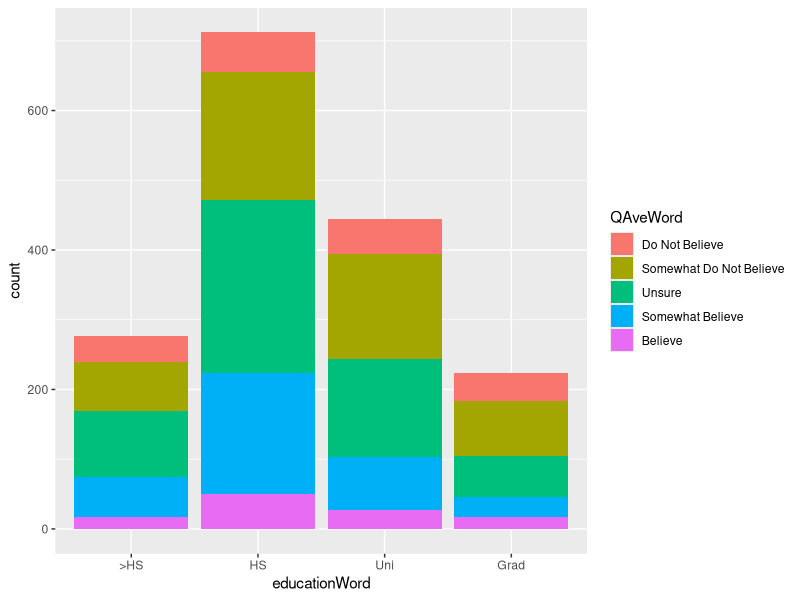
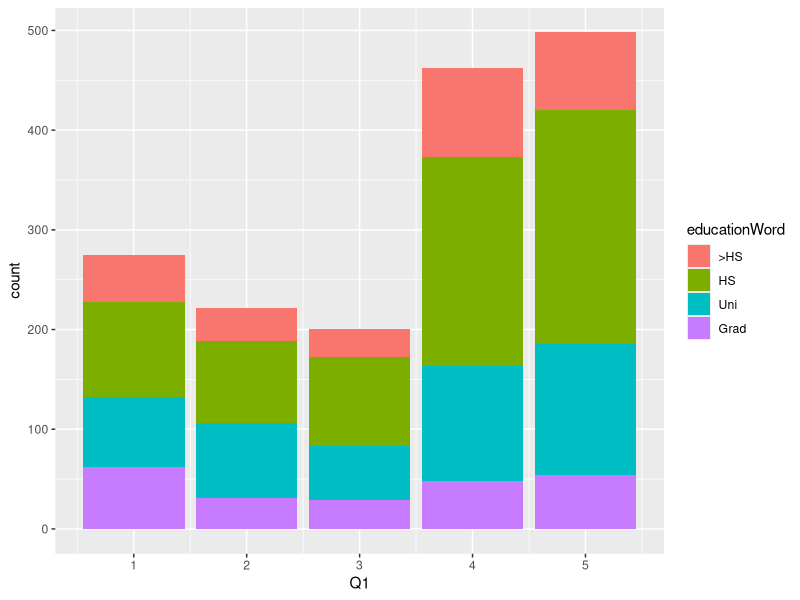
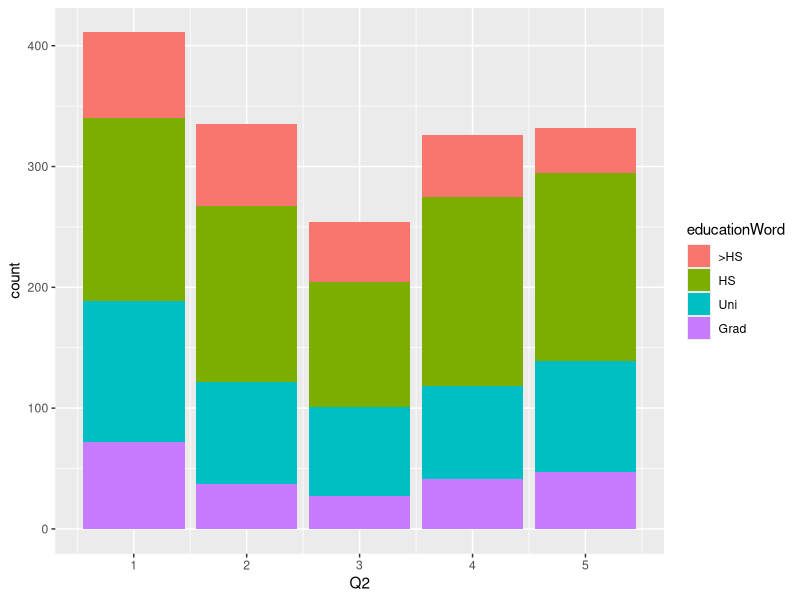
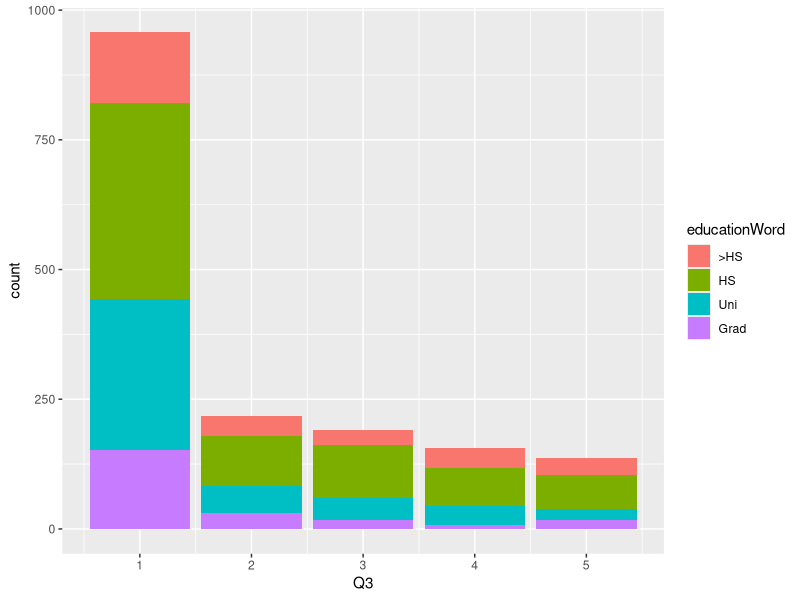
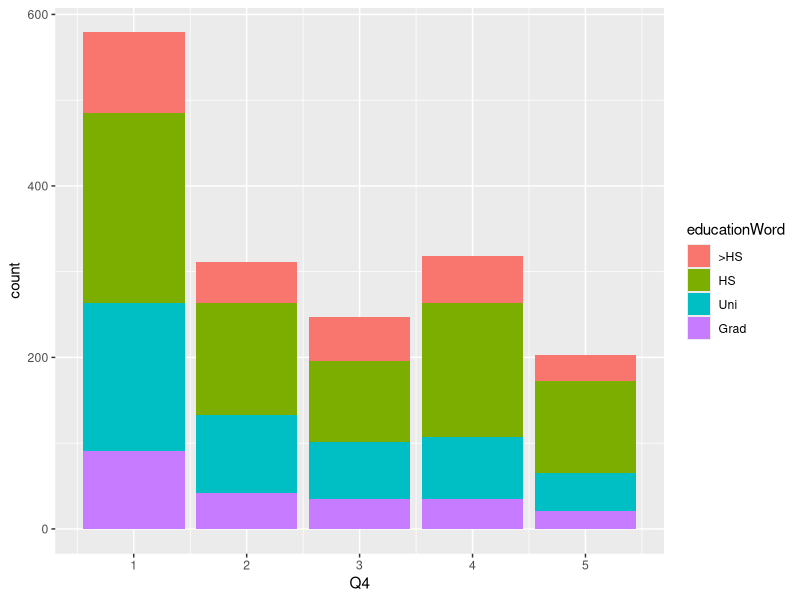
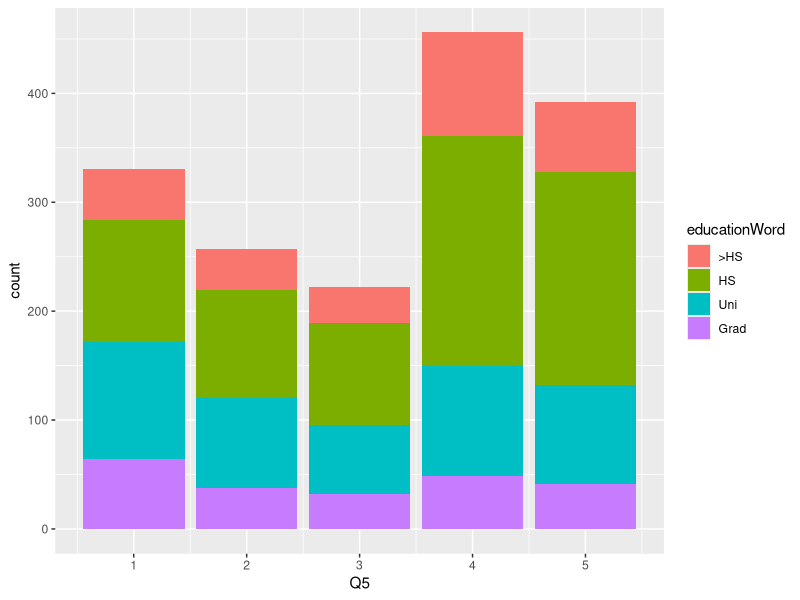
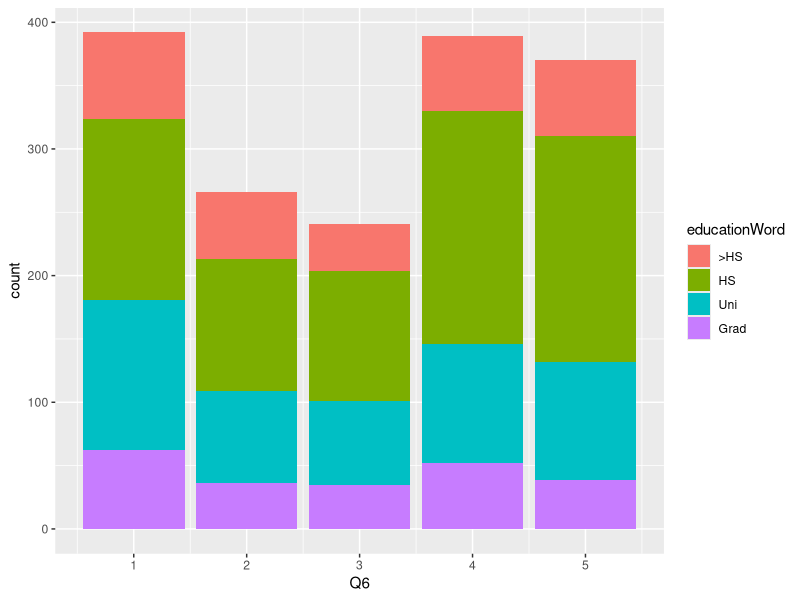
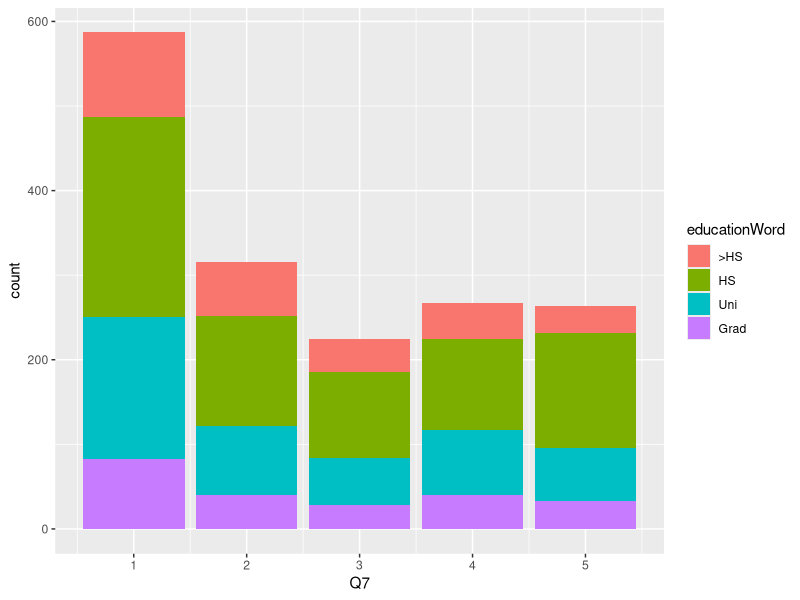

These charts were generated, in order, by the following R code:
## ---- chunk 1
library(readr)
library(dplyr)
library(tidyverse)

#Reads from Conspiracy Data.csv and stores in conspiracy table
conspiracy <- read_csv("Conspiracy Data.csv") %>%
  #filters out the failed validity test answers
  filter(VCL6 == 0) %>%
  filter(VCL9 == 0) %>%
  filter(VCL12 == 0) %>%
  
  #filters out answers to conspiracy question not in the approved 1-5 scale
  filter(Q1>0) %>%
  filter(Q1<6) %>%
  
  filter(Q2>0) %>%
  filter(Q2<6) %>%
  
  filter(Q3>0) %>%
  filter(Q3<6) %>%
  
  filter(Q4>0) %>%
  filter(Q4<6) %>%
  
  filter(Q5>0) %>%
  filter(Q5<6) %>%
  
  filter(Q6>0) %>%
  filter(Q6<6) %>%
  
  filter(Q7>0) %>%
  filter(Q7<6) %>%
  
  filter(Q8>0) %>%
  filter(Q8<6) %>%
  
  filter(Q9>0) %>%
  filter(Q9<6) %>%
  
  filter(Q10>0) %>%
  filter(Q10<6) %>%
  
  filter(Q11>0) %>%
  filter(Q11<6) %>%
  
  filter(Q12>0) %>%
  filter(Q12<6) %>%
  
  filter(Q13>0) %>%
  filter(Q13<6) %>%
  
  filter(Q14>0) %>%
  filter(Q14<6) %>%
  
  filter(Q15>0) %>%
  filter(Q15<6) %>%
  
  #filters out personality values not in the approved 1-7 scale
  filter(TIPI1>0) %>%
  filter(TIPI1<8) %>%
  
  filter(TIPI2>0) %>%
  filter(TIPI2<8) %>%
  
  filter(TIPI3>0) %>%
  filter(TIPI3<8) %>%
  
  filter(TIPI4>0) %>%
  filter(TIPI4<8) %>%
  
  filter(TIPI5>0) %>%
  filter(TIPI5<8) %>%
  
  filter(TIPI6>0) %>%
  filter(TIPI6<8) %>%
  
  filter(TIPI7>0) %>%
  filter(TIPI7<8) %>%
  
  filter(TIPI8>0) %>%
  filter(TIPI8<8) %>%
  
  filter(TIPI9>0) %>%
  filter(TIPI9<8) %>%
  
  filter(TIPI10>0) %>%
  filter(TIPI10<8) %>%
  
  #filters out any unrealistic ages, with any ages under 13 already removed
  filter(age<100) %>%
  
  #filters out any unrealistic family sizes
  filter(familysize>0) %>%
  filter(familysize<20) %>%
  
  #filters out the rest of the columns with 0 values
  filter(education>0) %>%
  filter(urban>0) %>%
  filter(gender>0) %>%
  filter(engnat>0) %>%
  filter(hand>0) %>%
  filter(religion>0) %>%
  filter(orientation>0) %>%
  filter(race>0) %>%
  filter(voted>0) %>%
  filter(married>0) %>%
  
  #creates a column for the average of the question answers and rounds it to the nearest integer
  mutate(QAve = select(., Q1:Q2:Q3:Q4:Q5:Q6:Q7:Q8:Q9:Q10:Q11:Q12:Q13:Q14:Q15) %>%
  rowMeans(na.rm = T)) %>%
  mutate_if(is.numeric, round)

#Creates a new column for the word corresponding to the average belief
conspiracy$QAveWord[conspiracy$QAve == 1] <- "Do Not Believe"
conspiracy$QAveWord[conspiracy$QAve == 2] <- "Somewhat Do Not Believe"
conspiracy$QAveWord[conspiracy$QAve == 3] <- "Unsure"
conspiracy$QAveWord[conspiracy$QAve == 4] <- "Somewhat Believe"
conspiracy$QAveWord[conspiracy$QAve == 5] <- "Believe"

#Reorders average belief words
conspiracy$QAveWord <- factor(conspiracy$QAveWord, c("Do Not Believe","Somewhat Do Not Believe", "Unsure", "Somewhat Believe", "Believe"))

#Creates a new column for the word corresponding to the education level
conspiracy$educationWord[conspiracy$education == 1] <- ">HS"
conspiracy$educationWord[conspiracy$education == 2] <- "HS"
conspiracy$educationWord[conspiracy$education == 3] <- "Uni"
conspiracy$educationWord[conspiracy$education == 4] <- "Grad"

#Reorders education level words
conspiracy$educationWord <- factor(conspiracy$educationWord, c(">HS","HS", "Uni", "Grad"))

#Creates a new column for the word corresponding to the living area
conspiracy$urbanWord[conspiracy$urban == 1] <- "rural"
conspiracy$urbanWord[conspiracy$urban == 2] <- "suburban"
conspiracy$urbanWord[conspiracy$urban == 3] <- "urban"

head(conspiracy, dim(conspiracy)[1])
## ---- chunk 2

ggplot(conspiracy, aes(educationWord, fill=QAveWord)) + geom_bar()

## ---- chunk 3

#For each question, a bar graph is created relating to education
#Each chart is colored by education level
ggplot(conspiracy, aes(Q1, fill=educationWord)) + geom_bar()
ggplot(conspiracy, aes(Q2, fill=educationWord)) + geom_bar()
ggplot(conspiracy, aes(Q3, fill=educationWord)) + geom_bar()
ggplot(conspiracy, aes(Q4, fill=educationWord)) + geom_bar()
ggplot(conspiracy, aes(Q5, fill=educationWord)) + geom_bar()
ggplot(conspiracy, aes(Q6, fill=educationWord)) + geom_bar()
ggplot(conspiracy, aes(Q7, fill=educationWord)) + geom_bar()
ggplot(conspiracy, aes(Q8, fill=educationWord)) + geom_bar()
ggplot(conspiracy, aes(Q9, fill=educationWord)) + geom_bar()
ggplot(conspiracy, aes(Q10, fill=educationWord)) + geom_bar()
ggplot(conspiracy, aes(Q11, fill=educationWord)) + geom_bar()
ggplot(conspiracy, aes(Q12, fill=educationWord)) + geom_bar()
ggplot(conspiracy, aes(Q13, fill=educationWord)) + geom_bar()
ggplot(conspiracy, aes(Q14, fill=educationWord)) + geom_bar()
ggplot(conspiracy, aes(Q15, fill=educationWord)) + geom_bar()
ggplot(conspiracy, aes(QAve, fill=educationWord)) + geom_bar()

## ---- chunk 4

#For each question, a bar graph is created relating to living area
#Each chart is colored by living area
ggplot(conspiracy, aes(Q1, fill=urbanWord)) + geom_bar()
ggplot(conspiracy, aes(Q2, fill=urbanWord)) + geom_bar()
ggplot(conspiracy, aes(Q3, fill=urbanWord)) + geom_bar()
ggplot(conspiracy, aes(Q4, fill=urbanWord)) + geom_bar()
ggplot(conspiracy, aes(Q5, fill=urbanWord)) + geom_bar()
ggplot(conspiracy, aes(Q6, fill=urbanWord)) + geom_bar()
ggplot(conspiracy, aes(Q7, fill=urbanWord)) + geom_bar()
ggplot(conspiracy, aes(Q8, fill=urbanWord)) + geom_bar()
ggplot(conspiracy, aes(Q9, fill=urbanWord)) + geom_bar()
ggplot(conspiracy, aes(Q10, fill=urbanWord)) + geom_bar()
ggplot(conspiracy, aes(Q11, fill=urbanWord)) + geom_bar()
ggplot(conspiracy, aes(Q12, fill=urbanWord)) + geom_bar()
ggplot(conspiracy, aes(Q13, fill=urbanWord)) + geom_bar()
ggplot(conspiracy, aes(Q14, fill=urbanWord)) + geom_bar()
ggplot(conspiracy, aes(Q15, fill=urbanWord)) + geom_bar()
ggplot(conspiracy, aes(QAve, fill=urbanWord)) + geom_bar()

## ---- chunk 5

#Creates a table grouping by age and average belief
age_table <- conspiracy %>%
  group_by(age, QAve) %>%
  dplyr::summarise(age_count = n())

age_table

#Creates a scatterplot using age as X and number of age for a given average for Y and colors by average
age_scatter <- ggplot(age_table, aes(age, age_count))
age_scatter + geom_point(aes(color = format(QAve))) + geom_smooth(se=FALSE, fullrange=TRUE)

